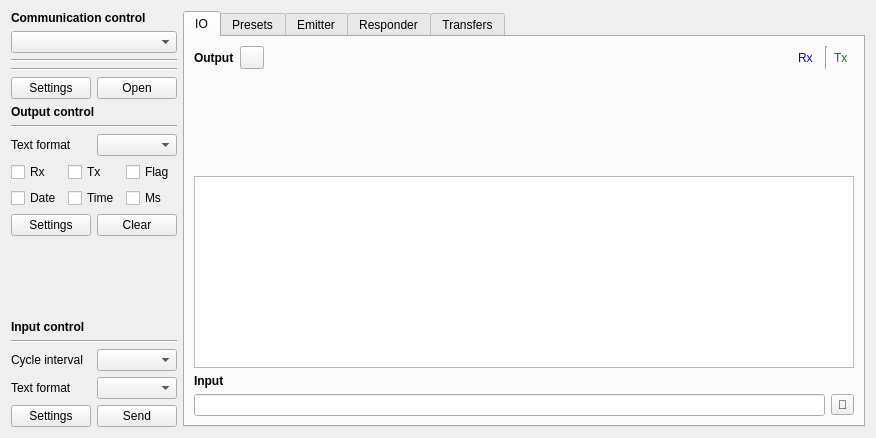
<?xml version="1.0" encoding="UTF-8"?>
<ui version="4.0">
 <class>IOPage</class>
 <widget class="QWidget" name="IOPage">
  <property name="geometry">
   <rect>
    <x>0</x>
    <y>0</y>
    <width>876</width>
    <height>438</height>
   </rect>
  </property>
  <property name="windowTitle">
   <string notr="true">Form</string>
  </property>
  <layout class="QHBoxLayout" name="horizontalLayout_7">
   <item>
    <widget class="QWidget" name="widgetController" native="true">
     <layout class="QGridLayout" name="gridLayout">
      <property name="leftMargin">
       <number>0</number>
      </property>
      <property name="topMargin">
       <number>0</number>
      </property>
      <property name="rightMargin">
       <number>0</number>
      </property>
      <property name="bottomMargin">
       <number>0</number>
      </property>
      <item row="9" column="0" colspan="2">
       <widget class="QLabel" name="label_2">
        <property name="font">
         <font>
          <bold>true</bold>
         </font>
        </property>
        <property name="text">
         <string>Output control</string>
        </property>
       </widget>
      </item>
      <item row="14" column="0">
       <spacer name="verticalSpacer">
        <property name="orientation">
         <enum>Qt::Orientation::Vertical</enum>
        </property>
        <property name="sizeHint" stdset="0">
         <size>
          <width>20</width>
          <height>40</height>
         </size>
        </property>
       </spacer>
      </item>
      <item row="11" column="0">
       <widget class="QLabel" name="label_7">
        <property name="text">
         <string>Text format</string>
        </property>
       </widget>
      </item>
      <item row="4" column="0" colspan="2">
       <layout class="QVBoxLayout" name="verticalLayoutCommunicationController"/>
      </item>
      <item row="7" column="0" colspan="2">
       <layout class="QHBoxLayout" name="horizontalLayout_2">
        <item>
         <widget class="QPushButton" name="pushButtonCommunicationSettings">
          <property name="text">
           <string>Settings</string>
          </property>
         </widget>
        </item>
        <item>
         <widget class="QPushButton" name="pushButtonCommunicationOpen">
          <property name="text">
           <string>Open</string>
          </property>
         </widget>
        </item>
       </layout>
      </item>
      <item row="17" column="0">
       <widget class="QLabel" name="label_5">
        <property name="text">
         <string>Cycle interval</string>
        </property>
       </widget>
      </item>
      <item row="10" column="0" colspan="2">
       <widget class="Line" name="line_2">
        <property name="orientation">
         <enum>Qt::Orientation::Horizontal</enum>
        </property>
       </widget>
      </item>
      <item row="15" column="0" colspan="2">
       <widget class="QLabel" name="label_3">
        <property name="font">
         <font>
          <bold>true</bold>
         </font>
        </property>
        <property name="text">
         <string>Input control</string>
        </property>
       </widget>
      </item>
      <item row="18" column="1">
       <widget class="QComboBox" name="comboBoxInputFormat"/>
      </item>
      <item row="5" column="0" colspan="2">
       <widget class="Line" name="line">
        <property name="orientation">
         <enum>Qt::Orientation::Horizontal</enum>
        </property>
       </widget>
      </item>
      <item row="3" column="0" colspan="2">
       <widget class="Line" name="line_4">
        <property name="orientation">
         <enum>Qt::Orientation::Horizontal</enum>
        </property>
       </widget>
      </item>
      <item row="16" column="0" colspan="2">
       <widget class="Line" name="line_3">
        <property name="orientation">
         <enum>Qt::Orientation::Horizontal</enum>
        </property>
       </widget>
      </item>
      <item row="11" column="1">
       <widget class="QComboBox" name="comboBoxOutputFormat"/>
      </item>
      <item row="19" column="0" colspan="2">
       <layout class="QHBoxLayout" name="horizontalLayout">
        <item>
         <widget class="QPushButton" name="pushButtonInputSettings">
          <property name="text">
           <string>Settings</string>
          </property>
         </widget>
        </item>
        <item>
         <widget class="QPushButton" name="pushButtonInputWriteBytes">
          <property name="text">
           <string>Send</string>
          </property>
         </widget>
        </item>
       </layout>
      </item>
      <item row="0" column="0" colspan="2">
       <widget class="QLabel" name="label">
        <property name="font">
         <font>
          <bold>true</bold>
         </font>
        </property>
        <property name="text">
         <string>Communication control</string>
        </property>
       </widget>
      </item>
      <item row="18" column="0">
       <widget class="QLabel" name="label_6">
        <property name="text">
         <string>Text format</string>
        </property>
       </widget>
      </item>
      <item row="12" column="0" colspan="2">
       <layout class="QGridLayout" name="gridLayout_2">
        <item row="0" column="0">
         <widget class="QCheckBox" name="checkBoxOutputRx">
          <property name="text">
           <string>Rx</string>
          </property>
         </widget>
        </item>
        <item row="0" column="1">
         <widget class="QCheckBox" name="checkBoxOutputTx">
          <property name="text">
           <string>Tx</string>
          </property>
         </widget>
        </item>
        <item row="1" column="0">
         <widget class="QCheckBox" name="checkBoxOutputDate">
          <property name="text">
           <string>Date</string>
          </property>
         </widget>
        </item>
        <item row="0" column="2">
         <widget class="QCheckBox" name="checkBoxOutputFlag">
          <property name="text">
           <string>Flag</string>
          </property>
         </widget>
        </item>
        <item row="1" column="1">
         <widget class="QCheckBox" name="checkBoxOutputTime">
          <property name="text">
           <string>Time</string>
          </property>
         </widget>
        </item>
        <item row="1" column="2">
         <widget class="QCheckBox" name="checkBoxOutputMs">
          <property name="text">
           <string>Ms</string>
          </property>
         </widget>
        </item>
       </layout>
      </item>
      <item row="17" column="1">
       <widget class="QComboBox" name="comboBoxInputInterval">
        <property name="toolTip">
         <string notr="true">ms</string>
        </property>
       </widget>
      </item>
      <item row="13" column="0" colspan="2">
       <layout class="QHBoxLayout" name="horizontalLayout_3">
        <item>
         <widget class="QPushButton" name="pushButtonOutputSettings">
          <property name="text">
           <string>Settings</string>
          </property>
         </widget>
        </item>
        <item>
         <widget class="QPushButton" name="pushButtonOutputClear">
          <property name="text">
           <string>Clear</string>
          </property>
         </widget>
        </item>
       </layout>
      </item>
      <item row="2" column="0" colspan="2">
       <widget class="QComboBox" name="comboBoxCommunicationTypes"/>
      </item>
     </layout>
    </widget>
   </item>
   <item>
    <widget class="QTabWidget" name="tabWidget">
     <property name="currentIndex">
      <number>0</number>
     </property>
     <widget class="QWidget" name="tabIO">
      <attribute name="title">
       <string>IO</string>
      </attribute>
      <layout class="QVBoxLayout" name="verticalLayout">
       <item>
        <layout class="QHBoxLayout" name="horizontalLayoutOutput">
         <item>
          <widget class="QLabel" name="label_4">
           <property name="font">
            <font>
             <bold>true</bold>
            </font>
           </property>
           <property name="text">
            <string>Output</string>
           </property>
          </widget>
         </item>
         <item>
          <widget class="QToolButton" name="toolButtonCharts">
           <property name="text">
            <string notr="true"/>
           </property>
          </widget>
         </item>
         <item>
          <spacer name="horizontalSpacer">
           <property name="orientation">
            <enum>Qt::Orientation::Horizontal</enum>
           </property>
           <property name="sizeHint" stdset="0">
            <size>
             <width>40</width>
             <height>20</height>
            </size>
           </property>
          </spacer>
         </item>
         <item>
          <widget class="QLabel" name="labelRx">
           <property name="styleSheet">
            <string notr="true">color:blue</string>
           </property>
           <property name="text">
            <string notr="true">Rx</string>
           </property>
          </widget>
         </item>
         <item>
          <widget class="StatisticianUi" name="widgetRxInfo" native="true"/>
         </item>
         <item>
          <widget class="Line" name="lineRxTx">
           <property name="orientation">
            <enum>Qt::Orientation::Vertical</enum>
           </property>
          </widget>
         </item>
         <item>
          <widget class="QLabel" name="labelTx">
           <property name="styleSheet">
            <string notr="true">color:green</string>
           </property>
           <property name="text">
            <string notr="true">Tx</string>
           </property>
          </widget>
         </item>
         <item>
          <widget class="StatisticianUi" name="widgetTxInfo" native="true"/>
         </item>
        </layout>
       </item>
       <item>
        <widget class="QWidget" name="widgetCharts" native="true">
         <property name="sizePolicy">
          <sizepolicy hsizetype="Preferred" vsizetype="Expanding">
           <horstretch>0</horstretch>
           <verstretch>0</verstretch>
          </sizepolicy>
         </property>
        </widget>
       </item>
       <item>
        <widget class="QTextBrowser" name="textBrowserOutput"/>
       </item>
       <item>
        <layout class="QHBoxLayout" name="horizontalLayout_5">
         <item>
          <widget class="QLabel" name="label_10">
           <property name="font">
            <font>
             <bold>true</bold>
            </font>
           </property>
           <property name="text">
            <string>Input</string>
           </property>
          </widget>
         </item>
         <item>
          <widget class="QLabel" name="labelInfo">
           <property name="sizePolicy">
            <sizepolicy hsizetype="Expanding" vsizetype="Preferred">
             <horstretch>0</horstretch>
             <verstretch>0</verstretch>
            </sizepolicy>
           </property>
           <property name="text">
            <string notr="true"/>
           </property>
           <property name="alignment">
            <set>Qt::AlignmentFlag::AlignCenter</set>
           </property>
          </widget>
         </item>
         <item>
          <widget class="QLabel" name="labelCrc">
           <property name="text">
            <string notr="true"/>
           </property>
          </widget>
         </item>
        </layout>
       </item>
       <item>
        <layout class="QHBoxLayout" name="horizontalLayout_4">
         <item>
          <widget class="QLineEdit" name="lineEditInput"/>
         </item>
         <item>
          <widget class="QToolButton" name="toolButtonInputPreset">
           <property name="text">
            <string>📄</string>
           </property>
          </widget>
         </item>
        </layout>
       </item>
      </layout>
     </widget>
     <widget class="PresetUi" name="tabPresets">
      <attribute name="title">
       <string>Presets</string>
      </attribute>
     </widget>
     <widget class="EmitterUi" name="tabEmitter">
      <attribute name="title">
       <string>Emitter</string>
      </attribute>
     </widget>
     <widget class="ResponserUi" name="tabResponder">
      <attribute name="title">
       <string>Responder</string>
      </attribute>
     </widget>
     <widget class="QWidget" name="tabTransfers">
      <attribute name="title">
       <string>Transfers</string>
      </attribute>
      <layout class="QGridLayout" name="gridLayout_4">
       <item row="0" column="0">
        <widget class="QTabWidget" name="tabWidgetTransfers">
         <property name="currentIndex">
          <number>-1</number>
         </property>
        </widget>
       </item>
      </layout>
     </widget>
    </widget>
   </item>
  </layout>
 </widget>
 <customwidgets>
  <customwidget>
   <class>StatisticianUi</class>
   <extends>QWidget</extends>
   <header location="global">devicepage/utilities/statisticianui.h</header>
   <container>1</container>
  </customwidget>
  <customwidget>
   <class>PresetUi</class>
   <extends>QWidget</extends>
   <header location="global">devicepage/preset/presetui.h</header>
   <container>1</container>
  </customwidget>
  <customwidget>
   <class>EmitterUi</class>
   <extends>QWidget</extends>
   <header location="global">devicepage/emitter/emitterui.h</header>
   <container>1</container>
  </customwidget>
  <customwidget>
   <class>ResponserUi</class>
   <extends>QWidget</extends>
   <header location="global">devicepage/responder/responserui.h</header>
   <container>1</container>
  </customwidget>
 </customwidgets>
 <tabstops>
  <tabstop>comboBoxCommunicationTypes</tabstop>
  <tabstop>pushButtonCommunicationSettings</tabstop>
  <tabstop>pushButtonCommunicationOpen</tabstop>
  <tabstop>comboBoxOutputFormat</tabstop>
  <tabstop>checkBoxOutputRx</tabstop>
  <tabstop>checkBoxOutputTx</tabstop>
  <tabstop>checkBoxOutputFlag</tabstop>
  <tabstop>checkBoxOutputDate</tabstop>
  <tabstop>checkBoxOutputTime</tabstop>
  <tabstop>checkBoxOutputMs</tabstop>
  <tabstop>pushButtonOutputSettings</tabstop>
  <tabstop>pushButtonOutputClear</tabstop>
  <tabstop>comboBoxInputInterval</tabstop>
  <tabstop>comboBoxInputFormat</tabstop>
  <tabstop>pushButtonInputSettings</tabstop>
  <tabstop>pushButtonInputWriteBytes</tabstop>
  <tabstop>tabWidget</tabstop>
  <tabstop>textBrowserOutput</tabstop>
  <tabstop>lineEditInput</tabstop>
  <tabstop>toolButtonInputPreset</tabstop>
  <tabstop>tabWidgetTransfers</tabstop>
 </tabstops>
 <resources/>
 <connections>
  <connection>
   <sender>pushButtonOutputClear</sender>
   <signal>clicked()</signal>
   <receiver>textBrowserOutput</receiver>
   <slot>clear()</slot>
   <hints>
    <hint type="sourcelabel">
     <x>167</x>
     <y>243</y>
    </hint>
    <hint type="destinationlabel">
     <x>231</x>
     <y>245</y>
    </hint>
   </hints>
  </connection>
 </connections>
</ui>
